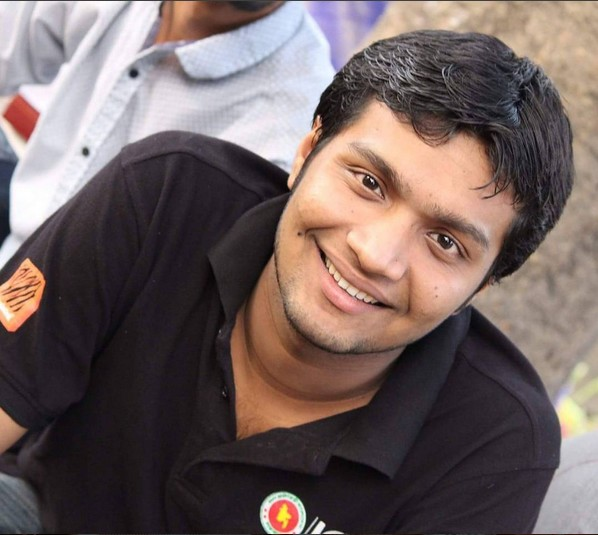
#> input picture Image_Using_Pillow/lol.jpg, 598 x 535 px
$ python spliting_color_bands.py
#> lines starting #> are read from the running program, lines starting #| are printed output that depends on the picture
import PIL
import os
import sys

from PIL import ImageFilter, Image

img = Image.open("lol.jpg")
#> img is the input picture: PIL image 598x535 RGB; mean R, G, B 114.4, 98.6, 96.7

# Applying Blur filter to the image
img_sharp = img.filter(ImageFilter.SHARPEN)

r,g,b = img_sharp.split()
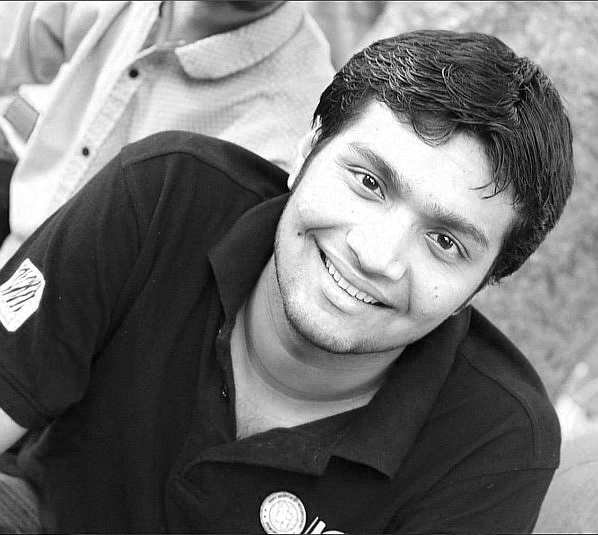
#> r: PIL image 598x535 L; min 0, max 255, mean 114.5
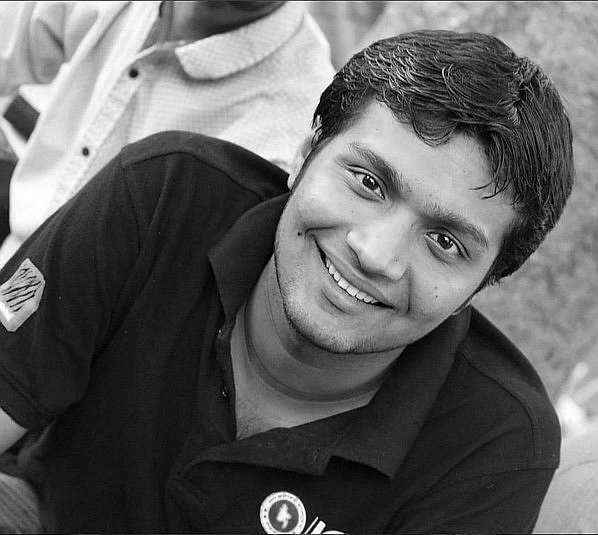
#> g: PIL image 598x535 L; min 0, max 255, mean 98.7
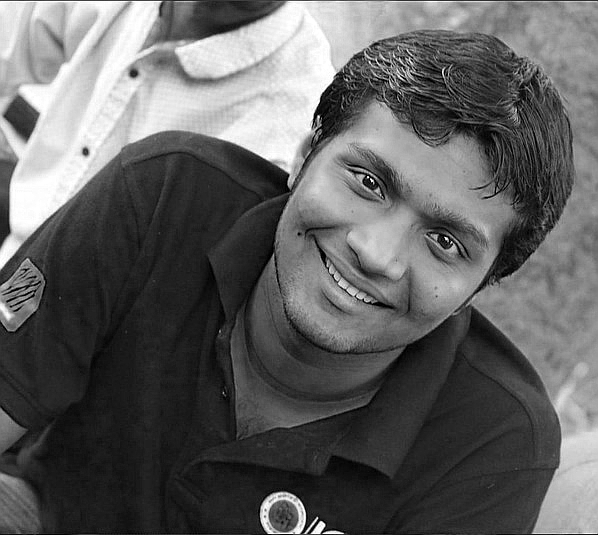
#> b: PIL image 598x535 L; min 0, max 255, mean 96.8

b.show()
